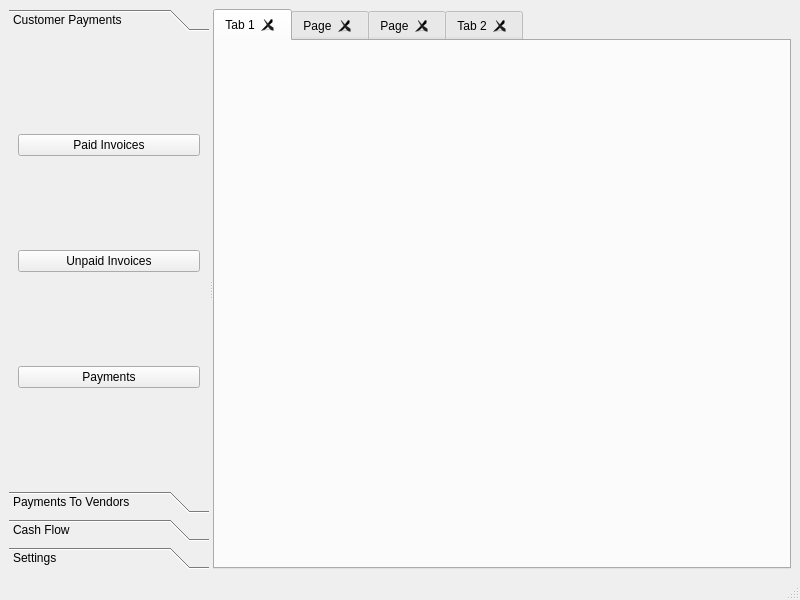
<?xml version="1.0" encoding="UTF-8"?>
<ui version="4.0">
 <class>MainWindow</class>
 <widget class="QMainWindow" name="MainWindow">
  <property name="geometry">
   <rect>
    <x>0</x>
    <y>0</y>
    <width>800</width>
    <height>600</height>
   </rect>
  </property>
  <property name="windowTitle">
   <string>MainWindow</string>
  </property>
  <widget class="QWidget" name="centralwidget">
   <layout class="QVBoxLayout" name="verticalLayout">
    <item>
     <widget class="QSplitter" name="splitter">
      <property name="orientation">
       <enum>Qt::Horizontal</enum>
      </property>
      <widget class="QToolBox" name="toolBox">
       <property name="minimumSize">
        <size>
         <width>100</width>
         <height>0</height>
        </size>
       </property>
       <property name="maximumSize">
        <size>
         <width>200</width>
         <height>16777215</height>
        </size>
       </property>
       <property name="baseSize">
        <size>
         <width>200</width>
         <height>0</height>
        </size>
       </property>
       <property name="currentIndex">
        <number>0</number>
       </property>
       <widget class="QWidget" name="page_customers">
        <property name="geometry">
         <rect>
          <x>0</x>
          <y>0</y>
          <width>200</width>
          <height>414</height>
         </rect>
        </property>
        <attribute name="label">
         <string>Customer Payments</string>
        </attribute>
        <layout class="QVBoxLayout" name="verticalLayout_2">
         <item>
          <widget class="QPushButton" name="button_Customers_Paid_Invoices">
           <property name="text">
            <string>Paid Invoices</string>
           </property>
          </widget>
         </item>
         <item>
          <widget class="QPushButton" name="button_Customers_Unpaid_Invoices">
           <property name="text">
            <string>Unpaid Invoices</string>
           </property>
          </widget>
         </item>
         <item>
          <widget class="QPushButton" name="button_Customers_Payments">
           <property name="text">
            <string>Payments</string>
           </property>
          </widget>
         </item>
        </layout>
       </widget>
       <widget class="QWidget" name="page_vendors">
        <property name="geometry">
         <rect>
          <x>0</x>
          <y>0</y>
          <width>200</width>
          <height>414</height>
         </rect>
        </property>
        <attribute name="label">
         <string>Payments To Vendors</string>
        </attribute>
       </widget>
       <widget class="QWidget" name="page_cashflow">
        <attribute name="label">
         <string>Cash Flow</string>
        </attribute>
        <layout class="QVBoxLayout" name="verticalLayout_3">
         <item>
          <widget class="QPushButton" name="button_CashFlow_Structure">
           <property name="text">
            <string>Structure Definition</string>
           </property>
          </widget>
         </item>
         <item>
          <widget class="QPushButton" name="button_Budget">
           <property name="text">
            <string>Budget</string>
           </property>
          </widget>
         </item>
         <item>
          <widget class="QPushButton" name="button_CashFlow_Report">
           <property name="text">
            <string>Report</string>
           </property>
          </widget>
         </item>
         <item>
          <widget class="QPushButton" name="button_CashFlow_Graph">
           <property name="text">
            <string>Graph</string>
           </property>
          </widget>
         </item>
        </layout>
       </widget>
       <widget class="QWidget" name="page_Settings">
        <attribute name="label">
         <string>Settings</string>
        </attribute>
        <layout class="QVBoxLayout" name="verticalLayout_4">
         <item>
          <widget class="QPushButton" name="button_Accounts">
           <property name="text">
            <string>Accounts</string>
           </property>
          </widget>
         </item>
        </layout>
       </widget>
      </widget>
      <widget class="QTabWidget" name="tabWidget">
       <property name="tabShape">
        <enum>QTabWidget::Rounded</enum>
       </property>
       <property name="currentIndex">
        <number>0</number>
       </property>
       <property name="tabsClosable">
        <bool>true</bool>
       </property>
       <widget class="QWidget" name="tab">
        <attribute name="title">
         <string>Tab 1</string>
        </attribute>
       </widget>
       <widget class="QWidget" name="tab_3">
        <attribute name="title">
         <string>Page</string>
        </attribute>
       </widget>
       <widget class="QWidget" name="tab_4">
        <attribute name="title">
         <string>Page</string>
        </attribute>
       </widget>
       <widget class="QWidget" name="tab_2">
        <attribute name="title">
         <string>Tab 2</string>
        </attribute>
       </widget>
      </widget>
     </widget>
    </item>
   </layout>
  </widget>
  <widget class="QMenuBar" name="menubar">
   <property name="geometry">
    <rect>
     <x>0</x>
     <y>0</y>
     <width>800</width>
     <height>22</height>
    </rect>
   </property>
  </widget>
  <widget class="QStatusBar" name="statusbar"/>
 </widget>
 <resources/>
 <connections/>
</ui>
